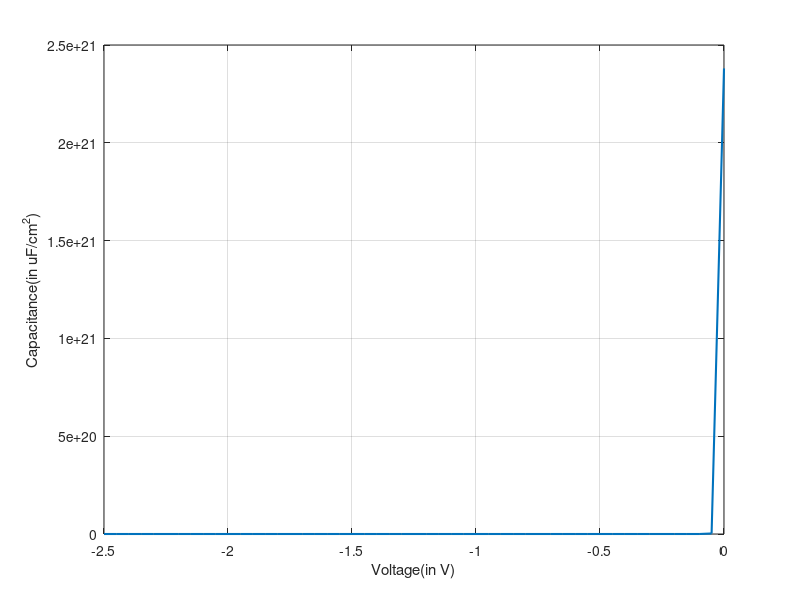

The MATLAB source for this figure: (Note: this script raises an error after producing the figure.)
%% Input parameters
phi_m =4.05 ;      %work function of metal
V_g=-2.5:0.05:0;            %gate voltage
t_ox=10e-9;          %oxide thickness 
N_sub=-1e17*1e6;      %-ve=p type substrate(NMOS), +ve=n type substrate(PMOS), input doping density here
V_wiggle=10e-3;

%% Constants
q=1.6e-19;
k=8.314/(6.023*10^23);
T=300;
eps_0=8.85e-12; 
Vt=k*T/q;          %thermal voltage

%% Substrate parameters

ni=1.5e16;          % number of instrinsic carriers in silicon substrate
Eg_sub=1.12*q;      %band gap of silicon, 1.12eV
eps_sub=12*eps_0;   %permitivitty of silicon substrate
EA_sub=4.05*q;      %electron affinity for substrate
L_sub=1e-6;
k_sub=12;

%calculating the value of n and p for substrate
if(N_sub<0)                %p type substrate(NMOS)
    p_sub=abs(N_sub);
    n_sub=ni^2/p_sub;
elseif(N_sub>0)            %n type substrate(PMOS)
    n_sub=N_sub;
    p_sub=ni^2/n_sub;
else                       %intrinsic semiconductor
    n_sub=ni;
    p_sub=pi;
end   

%% Oxide parameters

eps_ox=4*eps_0;    %permitivitty of SiO2
Ec_offset=3.1*q;   %conduction band offset
Eg_ox=9*q;         %band gap of oxide
c_ox=eps_ox/t_ox;
k_ox=4;

%% Workfunction,flatband values;

phi_b = -sign(N_sub)*Vt*log(abs(N_sub)/ni);   %Ei-Ef/q for semiconductor
phi_s = EA_sub/q+Eg_sub/(2*q)+phi_b;          %work function for substrate
V_fb=(phi_m-phi_s) ;                          %flatband voltage
tm = 10e-9;                                   %Gate thickness, used for polysilicon, not of use in metalgate

%% Solver parameters
dx=1e-9;
I_max=50;
tol1=1e-6;

% Sign of substrate charges in the current mode, since we have signum(psi_s1(i)) in formula of charge

if(V_g>=V_fb)
    signq = -1;       %Depletion for NMOS, Accumulation for PMOS
else                  % i.e. (V_g<V_fb)
    signq = +1;       %Accumulation for NMOS, Depletion for PMOS
end

%Same charge sign for depletion and inversion

% if sign(N_sub) <= 0
%     F = @(sp) V_fb-(signq*((2*eps_sub*k*T*abs(N_sub))^0.5*((exp(-q*sp/(k*T))+q*sp/(k*T)-1)+(ni^2/(abs(N_sub))^2)*(exp(+q*sp/(k*T))-q*sp/(k*T)-1))^0.5)/c_ox)+sp-V_g;
%     psi_s1(i) = fsolve(F,-signq*0.1); % Initial guess, sign taken due to fsolve
%     
% else                              % sign(N_sub) > 0
%     F = @(sp) V_fb-(signq*((2*eps_sub*k*T*abs(N_sub))^0.5*((ni^2/(abs(N_sub))^2)*(exp(-q*sp/(k*T))+q*sp/(k*T)-1)+(exp(+q*sp/(k*T))-q*sp/(k*T)-1))^0.5)/c_ox)+sp-V_g;
%     psi_s1(i) = fsolve(F,-signq*0.1); % Initial guess, sign taken due to fsolve
% end


%%  LFCV
C=zeros(length(V_g),1);
Q1=zeros(length(V_g),1);
Q2=zeros(length(V_g),1);
for i=1:length(V_g)
    
    if(V_g(i)>=V_fb)
    signq = -1;       %Depletion for NMOS, Accumulation for PMOS
    else                  % i.e. (V_g<V_fb)
    signq = +1;       %Accumulation for NMOS, Depletion for PMOS
    end
    
    if(V_g(i)+V_wiggle>=V_fb)
    signq2 = -1;       %Depletion for NMOS, Accumulation for PMOS
    else                  % i.e. (V_g<V_fb)
    signq2 = +1;       %Accumulation for NMOS, Depletion for PMOS
    end
    
 F1 = @(sp) V_fb-(signq*((2*eps_sub*k*T*abs(N_sub))^0.5*((exp(-q*sp/(k*T))+q*sp/(k*T)-1)+(ni^2/(abs(N_sub))^2)*(exp(+q*sp/(k*T))-q*sp/(k*T)-1))^0.5)/c_ox)+sp-V_g(i);
    psi_s1(i) = fsolve(F1,-signq*0.1); % Initial guess, sign taken due to fsolve
 
  Q1(i,1)=signq*((2*eps_sub*k*T*abs(N_sub))^0.5*((exp(-q*psi_s1(i)/(k*T))+q*psi_s1(i)/(k*T)-1)+(ni^2/(abs(N_sub))^2)*(exp(+q*psi_s1(i)/(k*T))-q*psi_s1(i)/(k*T)-1))^0.5);

  F2 = @(sp) V_fb-(signq*((2*eps_sub*k*T*abs(N_sub))^0.5*((exp(-q*sp/(k*T))+q*sp/(k*T)-1)+(ni^2/(abs(N_sub))^2)*(exp(+q*psi_s1(i)/(k*T))-q*psi_s1(i)/(k*T)-1))^0.5)/c_ox)+-V_g(i)-V_wiggle;
  
  psi_s1(i) = fsolve(F2,-signq2*0.1); % Initial guess, sign taken due to fsolve
  Q2(i,1)=signq2*((2*eps_sub*k*T*abs(N_sub))^0.5*((exp(-q*psi_s1(i)/(k*T))+q*psi_s1(i)/(k*T)-1)+(ni^2/(abs(N_sub))^2)*(exp(+q*psi_s1(i)/(k*T))-q*psi_s1(i)/(k*T)-1))^0.5);
  
  C(i,1)=abs((Q2(i,1))-(Q1(i,1)))/V_wiggle;
  
  
  
end

plot(V_g,C,'LineWidth',1.5);
hold on;
%plot([0 10], [0 0], 'k-')
xlabel('Voltage(in V)');
ylabel('Capacitance(in uF/cm^2)');
grid on;
ax=gca;
ax.FontSize=10;
hold off;

%% HFCV
Chfcv=zeros(length(V_g),1);
Q3=zeros(length(V_g),1);
Q4=zeros(length(V_g),1);
for i=1:length(V_g)
    
    if(V_g(i)>=V_fb)
    signq = -1;       %Depletion for NMOS, Accumulation for PMOS
    else                  % i.e. (V_g<V_fb)
    signq = +1;       %Accumulation for NMOS, Depletion for PMOS
    end
    
    if(V_g(i)+V_wiggle>=V_fb)
    signq2 = -1;       %Depletion for NMOS, Accumulation for PMOS
    else                  % i.e. (V_g<V_fb)
    signq2 = +1;       %Accumulation for NMOS, Depletion for PMOS
    end
    
 F3 = @(sp) V_fb-(signq*((2*eps_sub*k*T*abs(N_sub))^0.5*((exp(-q*sp/(k*T))+q*sp/(k*T)-1)+(ni^2/(abs(N_sub))^2)*(exp(+q*sp/(k*T))-q*sp/(k*T)-1))^0.5)/c_ox)+sp-V_g(i);
    psi_s2(i) = fsolve(F3,-signq*0.1); % Initial guess, sign taken due to fsolve
 
  Q3(i,1)=signq*((2*eps_sub*k*T*abs(N_sub))^0.5*((exp(-q*psi_s2(i)/(k*T))+q*psi_s2(i)/(k*T)-1)+(ni^2/(abs(N_sub))^2)*(exp(+q*psi_s2(i)/(k*T))-q*psi_s2(i)/(k*T)-1))^0.5);
    
 F4 = @(sp) V_fb-(signq*((2*eps_sub*k*T*abs(N_sub))^0.5*((exp(-q*sp/(k*T))+q*sp/(k*T)-1)+(ni^2/(abs(N_sub))^2)*(exp(+q*psi_s2(i)/(k*T))-q*psi_s2(i)/(k*T)-1))^0.5)/c_ox)+sp-V_g(i)-V_wiggle;
  
  psi_s3(i) = fsolve(F4,-signq2*0.1); % Initial guess, sign taken due to fsolve
 % Q4(i,1)=signq2*((2*eps_sub*k*T*abs(N_sub))^0.5*((exp(-q*psi_s3(i)/(k*T))+q*psi_s3(i)/(k*T)-1)+psi_s3(i)*(ni^2/((Vt)*(abs(N_sub))^2))*(exp(+q*psi_s2(i)/(k*T))-1))^0.5);
   Q4(i,1)=signq*((2*eps_sub*k*T*abs(N_sub))^0.5*((exp(-q*psi_s2(i)/(k*T))+q*psi_s2(i)/(k*T)-1)+(ni^2/(abs(N_sub))^2)*(exp(+q*psi_s3(i)/(k*T))-q*psi_s3(i)/(k*T)-1))^0.5);
 
  Chfcv(i,1)=abs((Q4(i,1))-(Q3(i,1)))/V_wiggle;
  
  
  
end
figure;
plot(V_g,Chfcv,'LineWidth',1.5);

xlabel('Voltage(in V)');
ylabel('Capacitance(in F/cm^2)');
grid on;
ax=gca;
ax.FontSize=10;
hold off;
